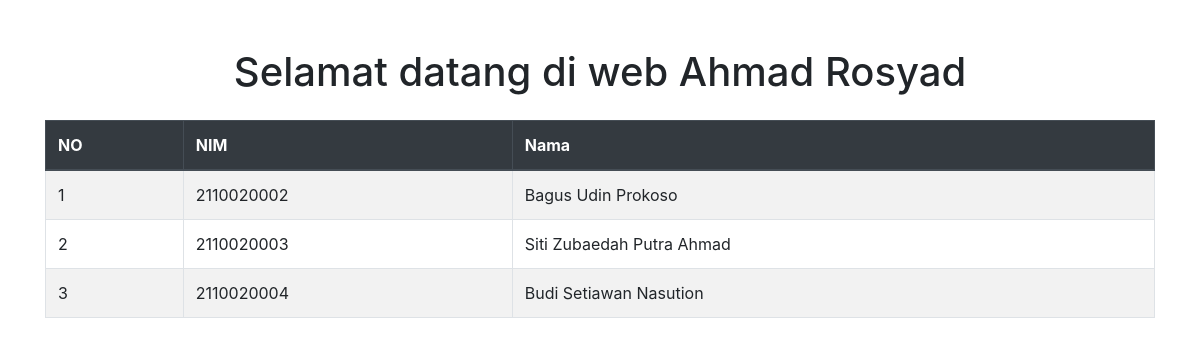
The app's page /index.php/mahasiswa/mhs_resultArray, older data.
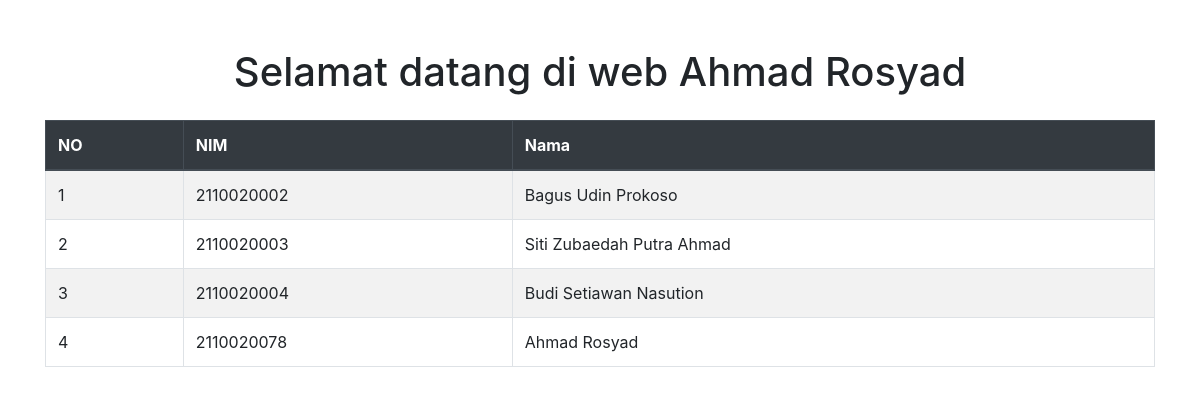
The same page, newer data.
### tables this page shows
CREATE TABLE `mahasiswa` (
  `id_mahasiswa` int NOT NULL,
  `NIM` varchar(15) NOT NULL,
  `nama_mhs` varchar(255) NOT NULL,
  `id_prodi` int DEFAULT NULL
);

### application/controllers/Mahasiswa.php (called while the page is built, shortened)
<?php
class Mahasiswa extends CI_Controller
{
    public function __construct()
    {
        $this->load->model('Mahasiswa_model');
        $this->load->model('Prodi_model');
    }
    public function mhs_resultArray()
    {
        $data['resultArray'] = $this->Mahasiswa_model->metoderesultArray();
        $this->load->view('resultarray_view', $data);
    }
}

### index.php (called while the page is built, shortened)
<?php
require_once BASEPATH.'core/CodeIgniter.php';

### application/models/Mahasiswa_model.php (called while the page is built, shortened)
<?php
class Mahasiswa_model extends CI_Model
{
    public function metodeResultArray()
    {
        $query = $this->db->get('mahasiswa');
        return $query->result_array();
    }
}

### application/views/resultarray_view.php (the view, shortened to what this page needs)
<!DOCTYPE html>
<html lang="en">
<head>
    <link href="https://stackpath.bootstrapcdn.com/bootstrap/4.5.2/css/bootstrap.min.css" rel="stylesheet">
</head>
<body>
    <div class="container mt-5">
        <h1 class="text-center mb-4">Selamat datang di web Ahmad Rosyad</h1>
        <table class="table table-striped table-bordered">
            <thead class="thead-dark">
                <tr>
                    <th scope="col">NO</th>
                    <th scope="col">NIM</th>
                    <th scope="col">Nama</th>
                </tr>
            </thead>
            <tbody>
                <?php
                $no = 1;
                foreach ($resultArray as $row) { ?>
                    <tr>
                        <td><?= $no++ ?></td>
                        <td><?= $row['NIM'] ?></td>
                        <td><?= $row['nama_mhs'] ?></td>
                    </tr>
                <?php } ?>
            </tbody>
        </table>
    </div>
</body>
</html>

Row changes from the older to the newer data that the page shows:
added mahasiswa: NIM "2110020078", nama_mhs "Ahmad Rosyad"
